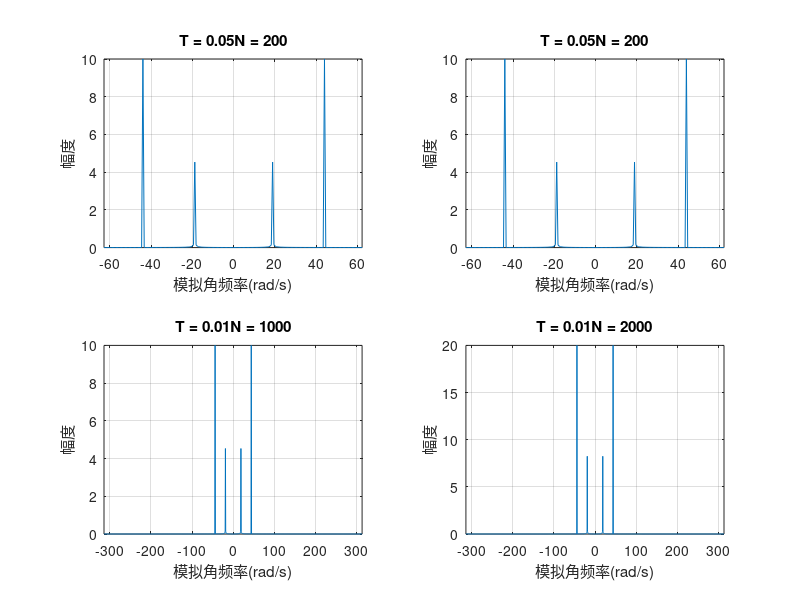

The MATLAB script that drew this image:
% 数字信号处理第14周实验 例4.10 连续非周期信号的频谱计算
clc;clear;
T0 = [0.05, 0.05, 0.01, 0.01];
L0 = [10, 10, 10, 20];
for i = 1 : 4
    T = T0(i); N = L0(i) / T0(i);
    D = 2 * pi / (N * T);
    n = 0 : N - 1; x = exp(-0.02 * n * T) .* cos(6 * pi * n * T) + 2 * cos(14 * pi * n * T);
    k = floor(-(N - 1) / 2 : (N - 1) / 2);
    X = T * fftshift(fft(x));  % 求x的FFT并移到对称位置
    
    subplot(2, 2, i), plot(k * D, abs(X));
    xlabel('模拟角频率(rad/s)');
    ylabel('幅度');
    grid;
    axis([min(k * D), max(k * D), 0, inf]);
    str = ['T = ', num2str(T), 'N = ', num2str(N)];
    title(str);
end
